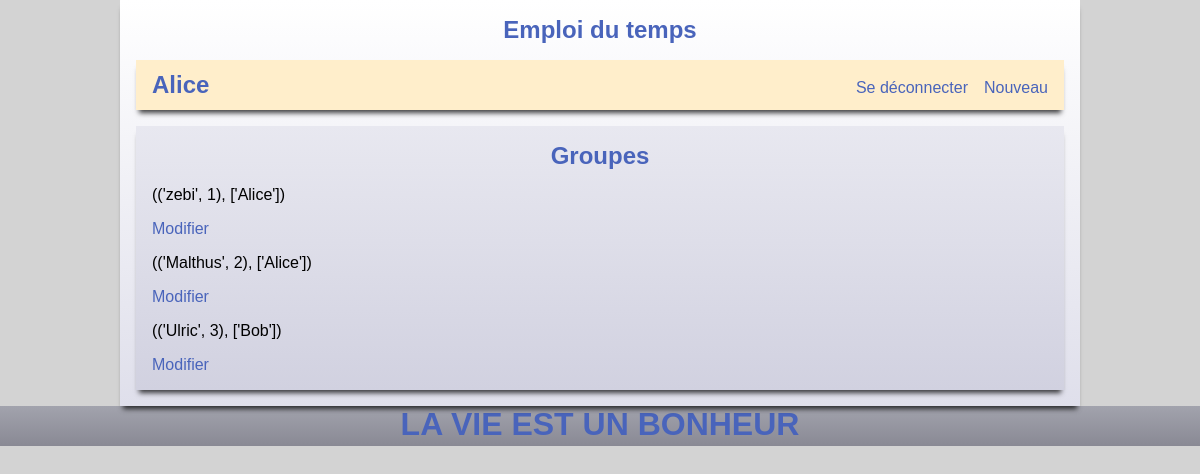
The page /groupes (signed in) on the database its author committed.
### tables this page shows
CREATE TABLE groupe (
  id_g      INTEGER     PRIMARY KEY AUTOINCREMENT,
  auteur_id INTEGER     NOT NULL REFERENCES membres (id_m),
  nom       VARCHAR(30) NOT NULL
);

### app.py (the view)
@app.route('/groupes')
def groupes():
    global mes_groupes
    mes_groupes = recuperer_groupes(session['userid'])
    return render_template('groupes.html', groupes = mes_groupes)

### db.py (called while the page is built)
def recuperer_groupes(id):
    with db.connect("emploi.db") as c:
        curs = c.execute("""SELECT nom, id_g FROM groupe WHERE auteur_id = ?""", (id,))
        groupes = []
        for g in curs:
            curs2 = c.execute("""SELECT membres.pseudo FROM membres
                JOIN membre_de_groupe ON membres.id_m = membre_de_groupe.membre_id
                WHERE membre_de_groupe.groupe_id = ?""", (g[1],))
            groupes.append((g, [m[0] for m in curs2]))
        return groupes

### templates/groupes.html
{% extends 'base.html' %}
{% block entete %}
    <h2>Groupes</h2>
{% endblock %}
{% block contenu %}
    {% for groupe in groupes %}
        <p>{{ groupe }}</p>
        <a href='{{ url_for("setgroupe", id_groupe=groupe[0][1]) }}'>Modifier</a>
    {% endfor %}
{% endblock %}

### static/style.css (style rules this page uses)
html { font-family: sans-serif; background: lightgrey; }
body { margin: 0 auto; }
body h2 { text-align: center; margin: 0; }
a { text-decoration: none; }
h1, h2, h3, a { color: rgb(73, 100, 187); }

### rows shown on the page
groupe: groupe "(('zebi', 1), ['Alice'])"
groupe: groupe "(('Malthus', 2), ['Alice'])"
groupe: groupe "(('Ulric', 3), ['Bob'])"

### other values the page prints
{{ session['usernickname'] }} "Alice"
